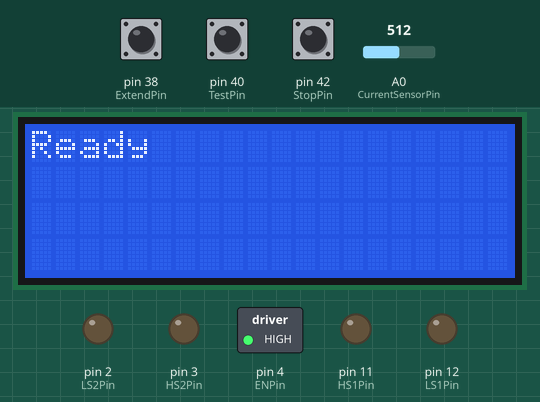
The sketch below on a simulated Arduino Mega 2560, built with avr-gcc and run on an emulated ATmega2560. Shown: 20×4 character LCD, switched loads named in the sketch (green lamp = pin HIGH), output pins drawn as LEDs (lit = HIGH). Dashed ring = blinking. The inputs (shaded band) are chosen by the test bench; at power-on: pin 40 (TestPin) HIGH, pin 38 (ExtendPin) HIGH, pin 42 (StopPin) HIGH, A0 (CurrentSensorPin) = 512. What the sketch prints to the serial monitor is not drawn.

Above: at 2.2 s.
2.3 s: pin 40 (TestPin) pulled LOW for 0.15 s
At 3.2 s:
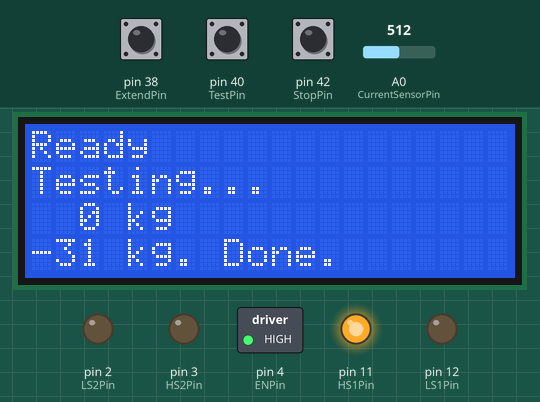
4.2 s: pin 38 (ExtendPin) pulled LOW for 1 s
At 5.9 s:
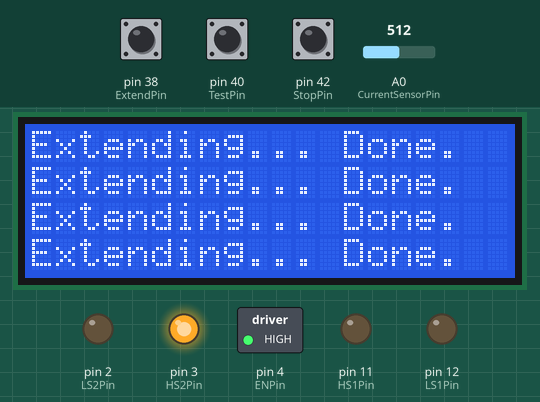
6.7 s: pin 40 (TestPin) pulled LOW for 1 s
At 8.6 s:
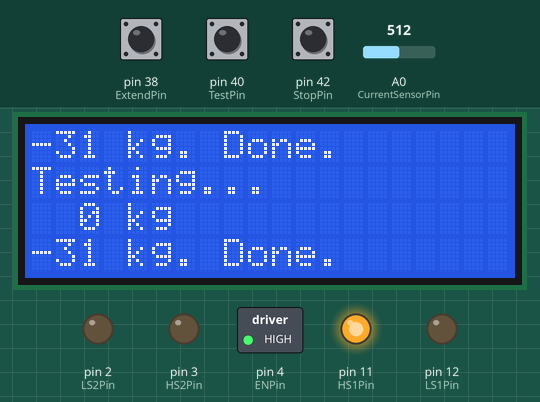
9.2 s: pin 38 (ExtendPin) pulled LOW for 0.15 s
At 10.0 s:
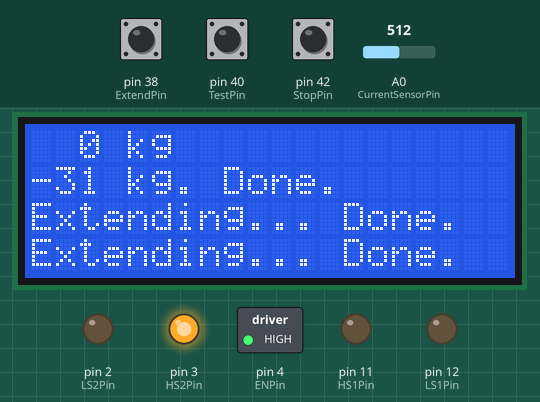
10.8 s: pin 38 (ExtendPin) pulled LOW for 0.15 s
At 12.1 s:
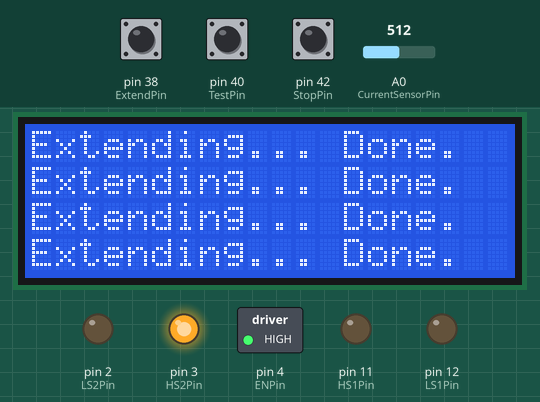
12.4 s: pin 38 (ExtendPin) pulled LOW for 3.2 s
At 13.2 s:
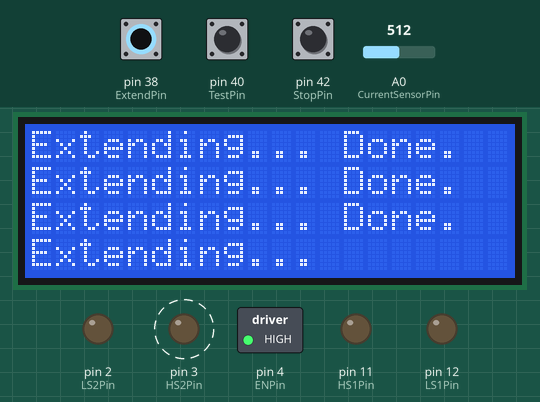
Timing chart, 0 to 17.2 s (numbered marks = the images above; inputs shaded):
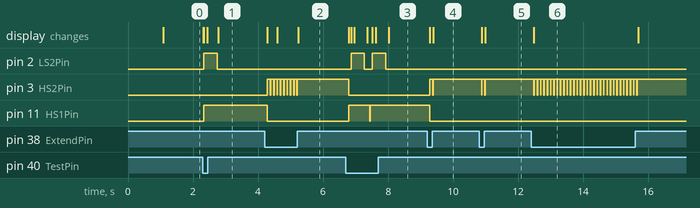

The sketch:

tug.ino
```cpp
#pragma GCC diagnostic push
#pragma GCC diagnostic ignored "-Wunused-parameter"
// There are many libraries with the same name. We need this one: https://github.com/fmalpartida/New-LiquidCrystal
#include <LiquidCrystal_I2C.h>
#pragma GCC diagnostic pop

#ifndef cbi
#define cbi(sfr, bit) (_SFR_BYTE(sfr) &= ~_BV(bit))
#endif
#ifndef sbi
#define sbi(sfr, bit) (_SFR_BYTE(sfr) |= _BV(bit))
#endif

LiquidCrystal_I2C lcd(0x3f, 2, 1, 0, 4, 5, 6, 7, 3, POSITIVE);

const static int CurrentSensorPin = A0;

const static int ENPin = 4;
const static int HS1Pin = 11;
const static int LS1Pin = 12;
const static int HS2Pin = 3;
const static int LS2Pin = 2;

#define LS1_PORT PORTB
#define LS1_MASK _BV(6)

#define LS2_PORT PORTE
#define LS2_MASK _BV(4)

const static int ExtendDir = 1;
const static int RetractDir = 0;

const static int ExtendPin = 38;
const static int TestPin = 40;
const static int StopPin = 42;

/* This is the maximum zero level to detect when we have stopped.
 */
const static int MaxCurrentError = 5;

/* Amps per step in ADC reading. 175mV/A */
const static float AmpsPerStep = 0.0279f;

/* When using the simple move commands we want to make sure the actuator isn't loaded
 * significantly. The rated no load current is 2.6A. We use 4A.
 */
const static int MaxNoLoadCurrent = 4.0f / AmpsPerStep;

/* Current at max load is 12.6A. */
const static int MaxCurrent = static_cast<int>(12.6f / AmpsPerStep);

int zero_val;

volatile bool adc_data_ready = false;

ISR(ADC_vect)
{
  adc_data_ready = true;
}

unsigned int read_current_raw() {
  while (!adc_data_ready) {}
  adc_data_ready = false;

  // must read ADCL before ADCH
  unsigned char low_byte = ADCL;
  unsigned char high_byte = ADCH;
  unsigned int val = high_byte;
  val <<= 8;
  val |= low_byte;
  return val;
}

/* Returns current in steps, positive or negative depending on direction.
 */
int read_current() {
  return read_current_raw() - zero_val;
}

void calibrate_zero_current() {
  const int kNumReadings = 100;
  const int kDelayBetweenReadingsMs = 10;
  long sum = 0;
  for (int i = 0; i < kNumReadings; ++i) {
    sum += read_current_raw();
    delay(kDelayBetweenReadingsMs);
  }

  zero_val = int(sum / long(kNumReadings));
  Serial.print("Zero val: ");
  Serial.println(zero_val);
}

int current_to_kg(float current) {
  return (int) (40.3f * current - 31.3f); // from calibration
}

bool read_extend_button() {
  return !digitalRead(ExtendPin);
}

bool read_test_button() {
  return !digitalRead(TestPin);
}

bool read_stop_button() {
  return !digitalRead(StopPin);
}

void turn_off_all_gates() {
  digitalWrite(HS1Pin, LOW);
  digitalWrite(HS2Pin, LOW);
  digitalWrite(LS1Pin, LOW);
  digitalWrite(LS2Pin, LOW);
  delay(10);
}

// dir = 0 is HS1, LS2.
// dir = 1 is HS2, LS1.
byte dir = 0;
byte ls_pin = LS2Pin;
void set_dir(int new_dir) {
  turn_off_all_gates();

  if (new_dir == 0) {
    dir = 0;
    ls_pin = LS2Pin;
    digitalWrite(HS1Pin, HIGH);
  } else {
    dir = 1;
    ls_pin = LS1Pin;
    digitalWrite(HS2Pin, HIGH);
  }
}

void drive_motor(bool val) {
  if (dir == 0) {
    if (val) {
      LS2_PORT |= LS2_MASK;
    } else {
      LS2_PORT &= ~LS2_MASK;
    }
  } else {
    if (val) {
      LS1_PORT |= LS1_MASK;
    } else {
      LS1_PORT &= ~LS1_MASK;
    }
  }
}

const static int kLcdHeight = 4;
const static int kLcdWidth = 20;

char lcd_buffer[kLcdHeight][kLcdWidth];
byte lcd_x = 0;
byte lcd_y = 0;

void init_lcd_buffer() {
  for (int i = 0; i < kLcdHeight; ++i) {
    for (int j = 0; j < kLcdWidth; ++j) {
      lcd_buffer[i][j] = ' ';
    }
  }
}

void lcd_return_to_start_of_line() {
  lcd_x = 0;
  lcd.setCursor(lcd_x, lcd_y);
}

void lcd_newline() {
  // If we are on last line, we have to scroll everything.
  if (lcd_y == 3) {
    lcd.clear();

    // Copy every line up.
    for (int i = 0; i < (kLcdHeight - 1); ++i) {
      lcd.setCursor(0, i);
      for (int c = 0; c < kLcdWidth; ++c) {
        lcd.write(lcd_buffer[i+1][c]);
        lcd_buffer[i][c] = lcd_buffer[i+1][c];
      }
    }

    // Clear the last line.
    for (int i = 0; i < kLcdWidth; ++i) {
      lcd_buffer[3][i] = ' ';
    }

    lcd.setCursor(0, 3);
    lcd_y = 3;
    lcd_x = 0;
  } else {
    ++lcd_y;
    lcd_x = 0;
    lcd.setCursor(lcd_x, lcd_y);
  }
}

void lcd_newline_if_at_end() {
  if (lcd_x >= kLcdWidth) {
    lcd_newline();
  }
}

void lcd_print(const char *s) {
  lcd.print(s);
  size_t len = strlen(s);
  for (size_t i = 0; i < len; ++i) {
    lcd_newline_if_at_end();
    lcd_buffer[lcd_y][lcd_x] = s[i];
    ++lcd_x;
  }
}

void lcd_print(char c) {
  lcd_newline_if_at_end();
  lcd_buffer[lcd_y][lcd_x] = c;
  lcd.write(c);
  ++lcd_x;
}

void move_unloaded(int dir) {
  int stop_count = 0;
  int overload_count = 0;
  float filtered_current = 0.0f;

  set_dir(dir);
  drive_motor(true);
  while (!read_stop_button()) {
    int current = read_current();
    int abs_current = abs(current); /* abs is implemented as a macro on arduino... silly! */
    filtered_current = filtered_current * 0.8f + float(abs_current) * 0.2f;
    Serial.println(filtered_current * AmpsPerStep);

    if (filtered_current < MaxCurrentError) {
      ++stop_count;
      if (stop_count >= 5) {
        break; /* we have reached the end (current fell to 0) */
      }
    } else {
      stop_count = 0;
    }

    if (filtered_current > MaxNoLoadCurrent) {
      //++overload_count; /* we never clear this */
      if (overload_count > 3) {
        Serial.println("Overloaded! Stopping. extend/retract should only be used unloaded.");
        break;
      }
    }
  }
  drive_motor(false);
}

int drive(int current_setting, unsigned long end_time_ms) {
  unsigned int averaging_window[64] = { 0 };
  byte next_index = 0;
  unsigned int sum = 0;

  while (millis() < end_time_ms) {
    delayMicroseconds(2);
    int current = read_current();
    int abs_current = abs(current);

    drive_motor(abs_current < current_setting);

    sum -= averaging_window[next_index];
    sum += abs_current;
    averaging_window[next_index] = abs_current;
    next_index = (next_index + 1) % 64;
  }
  drive_motor(false);

  return sum / 64;
}

void calibrate(int dir, int current_setting) {
  set_dir(dir);
  int final_current = drive(current_setting, millis() + 15000);
  Serial.print(final_current * AmpsPerStep * 1000);
  Serial.println(" mA");
}

// Fast int to str that only works from 0 to 999. s must be big enough to hold 4 digits.
void lcd_print_int(int x) {
  if (x < 0) {
    lcd_print(' ');
    lcd_print(' ');
    lcd_print('0');
  } else if (x < 10) {
    lcd_print(' ');
    lcd_print(' ');
    lcd_print(x + '0');
  } else if (x < 100) {
    lcd_print(' ');
    lcd_print(x / 10 + '0');
    lcd_print(x % 10 + '0');
  } else if (x < 1000) {
    lcd_print(x / 100 + '0');
    lcd_print((x % 100) / 10 + '0');
    lcd_print((x % 10) + '0');
  } else {
    lcd_print("ERR");
    lcd_print_int(x / 100);
  }
}

bool test(int dir) {
  set_dir(dir);
  int current_setting = 40;
  int end_count = 0;
  int max_current = 0;

  constexpr int kMaxIterations = 256;

  int current_settings[kMaxIterations];
  int avg_currents[kMaxIterations];
  unsigned int iteration = 0;
  bool stopped = false;

  lcd_newline();
  lcd_print("    kg");

  while (iteration < kMaxIterations && !(stopped = read_stop_button())) {
    int avg_current = drive(current_setting, millis() + 100);

    if (avg_current > max_current) {
      max_current = avg_current;
    }

    //char buf[64];
    //sprintf(buf, "%d %d", current_setting, avg_current);
    //Serial.println(buf);

    lcd_return_to_start_of_line();
    lcd_print_int(static_cast<int>(current_to_kg(avg_current * AmpsPerStep)));

    current_settings[iteration] = current_setting;
    avg_currents[iteration] = avg_current;
    ++iteration;

    if (avg_current < MaxCurrentError) {
      ++end_count;

      if (end_count > 3) {
        // we have reached end stop
        Serial.println("End stop reached");
        break;
      }
    } else {
      end_count = 0;
    }

    if (current_setting > (avg_current + 10)) {
      // wait for current to catch up
    } else {
      current_setting += 4;

      if (current_setting > MaxCurrent) {
        Serial.println("Max current reached");
        lcd_return_to_start_of_line();
        lcd_print("Max current reached.");
        break;
      }
    }
  }

  drive_motor(false);

  char buf[64];
  for (unsigned int i = 0; i < iteration; ++i) {
    sprintf(buf, "Setting: %d mA\tActual: %d mA %c (%d kg)",
            (int) (current_settings[i] * AmpsPerStep * 1000),
            (int) (avg_currents[i] * AmpsPerStep * 1000),
            avg_currents[i] == max_current ? '<' : ' ',
            current_to_kg(avg_currents[i] * AmpsPerStep));
    //sprintf(buf, "%d,", StepToKg[avg_currents[i]]);
    Serial.println(buf);
  }

  sprintf(buf, "%d", (int) current_to_kg(max_current * AmpsPerStep));

  lcd_newline();
  lcd_print(buf);
  lcd_print(" kg. ");

  sprintf(buf, "Max: %d mA (%d kg)", (int) (max_current * AmpsPerStep * 1000), (int) current_to_kg(max_current * AmpsPerStep));
  Serial.println(buf);
  return stopped;
}

#if 0
void test() {
  set_dir(RetractDir);
  while (true) {
    int avg_current = drive(300 /* 8.4A */, millis() + 1000);
    Serial.println(read_current());
  }
}
#endif

void setup() {
  Serial.begin(115200);
  Serial.setTimeout(10);
  lcd.begin(20,4);
  init_lcd_buffer();

  pinMode(CurrentSensorPin, INPUT_PULLUP);

  digitalWrite(ENPin, LOW);
  pinMode(ENPin, OUTPUT);

  pinMode(HS1Pin, OUTPUT);
  pinMode(LS1Pin, OUTPUT);
  pinMode(HS2Pin, OUTPUT);
  pinMode(LS2Pin, OUTPUT);

  // Make sure we don't get shoot-through when we enable the gate driver!
  turn_off_all_gates();

  digitalWrite(ENPin, HIGH);

  pinMode(ExtendPin, INPUT_PULLUP);
  pinMode(TestPin, INPUT_PULLUP);
  pinMode(StopPin, INPUT_PULLUP);

  adc_data_ready = false;

  // Set up the ADC
  ADCSRA = 0;
  ADCSRB = 0; // free-running mode
  ADMUX |= (0 & 0x07); // set A0 analog input pin
  ADMUX |= (1 << REFS0); // set reference voltage
  ADCSRA |= (1 << ADEN);  // enable ADC
  ADCSRA |= (1 << ADPS2); // 16 prescaler for 76.9 KHz
  ADCSRA |= (1 << ADATE); // enable auto trigger
  ADCSRA |= (1 << ADIE);  // enable interrupts when measurement complete
  ADCSRA |= (1 << ADSC);  // start ADC measurements

  sei();
  calibrate_zero_current();

  Serial.println("Reset done.");
  lcd_print("Ready");
}

void loop() {
  String cmd = Serial.readStringUntil('\n');
  cmd.trim();

  bool extend_button = read_extend_button();
  bool test_button = read_test_button();

  if (cmd.length() != 0 || extend_button || test_button) {
    Serial.println("===============================================================");
    Serial.print(">> ");
    Serial.println(cmd);
    if (cmd.compareTo("help") == 0) {
      Serial.println("help:         print this help text");
      Serial.println("read_current: get the current reading in amps");
      Serial.println("extend:       extend the actuator to limit under no/minimal load");
      Serial.println("retract:      retract the actuator to limit under no/minimal load");
    } else if (cmd.compareTo("read_current") == 0) {
      Serial.println(read_current() * AmpsPerStep);
    } else if (cmd.compareTo("extend") == 0 || extend_button) {
      Serial.println("Extending...");
      lcd_newline();
      lcd_print("Extending... ");
      move_unloaded(ExtendDir);
      lcd_print("Done.");
    } else if (cmd.compareTo("retract") == 0) {
      Serial.println("Retracting...");
      move_unloaded(RetractDir);
    } else if (cmd.compareTo("test") == 0 || test_button) {
      Serial.println("Testing retract...");
      lcd_newline();
      lcd_print("Testing... ");
      bool stopped = test(RetractDir);
      if (!stopped) {
        lcd_print("Done.");
      } else {
        lcd_print("Stopped.");
      }
    } else if (cmd.substring(0, 9).compareTo("calibrate") == 0) {
      int current_setting = cmd.substring(10).toInt();
      if (current_setting <= 0 || current_setting > MaxCurrent) {
        Serial.println("Usage: calibrate [setting (<= MaxCurrent)]");
      }
      Serial.print("Calibrating at ");
      Serial.println(current_setting);
      Serial.println("Extending");
      move_unloaded(ExtendDir);
      Serial.println("Calibrating");
      calibrate(RetractDir, current_setting);
    }
    Serial.println("Done");
  }
}
```

Measured:
- after the input at 2.3 s, pin 2 (LS2Pin): LOW → HIGH at once, → LOW 0.41 s later; pin 11 (HS1Pin): LOW → HIGH at once; the display: first changes at once (image 1 shows a later state)
- after the input at 4.2 s, pin 3 (HS2Pin): alternates HIGH for 0.09 s and LOW for 0.01 s, 19 changes in all, then stays HIGH, starting after 0.09 s; pin 11 (HS1Pin): HIGH → LOW after 0.08 s; the display: first changes after 0.08 s (image 2 shows a later state)
- after the input at 6.7 s, pin 2 (LS2Pin): alternates HIGH for 0.41 s and LOW for 0.25 s, 4 changes in all, then stays LOW, starting after 0.16 s; pin 3 (HS2Pin): HIGH → LOW after 0.08 s; pin 11 (HS1Pin): LOW → HIGH after 0.09 s, → LOW 0.65 s later, → HIGH 0.01 s later; the display: first changes after 0.08 s (image 3 shows a later state)
- after the input at 9.2 s, pin 3 (HS2Pin): LOW → HIGH after 0.09 s, → LOW 0.09 s later, → HIGH 0.01 s later; pin 11 (HS1Pin): HIGH → LOW after 0.08 s; the display: first changes after 0.08 s (image 4 shows a later state)
- after the input at 10.8 s, pin 3 (HS2Pin): alternates HIGH for 0.09 s and LOW for 0.01 s, 4 changes in all, then stays HIGH, starting after 0.08 s; the display: first changes after 0.08 s (image 5 shows a later state)
- after the input at 12.4 s, pin 3 (HS2Pin): alternates HIGH for 0.09 s and LOW for 0.01 s, 64 changes in all, then stays HIGH, starting after 0.08 s; the display: changes after 0.08 s (image 6)
